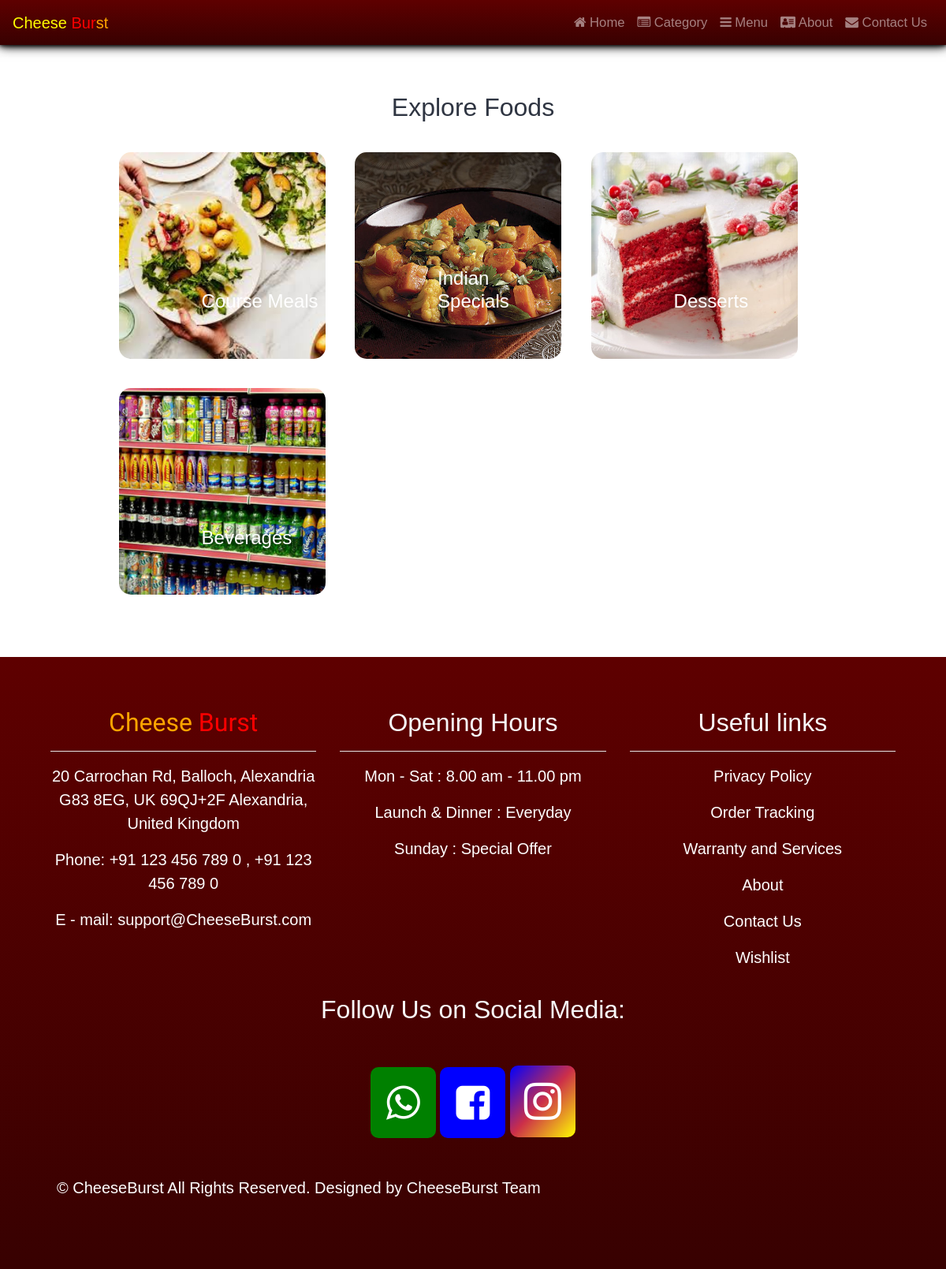
/categories.php, run on the app's committed database.
### tables this page shows
CREATE TABLE `tbl_category` (
  `id` int UNSIGNED NOT NULL,
  `title` varchar(100) NOT NULL,
  `image_name` varchar(255) NOT NULL,
  `featured` varchar(10) NOT NULL,
  `active` varchar(10) NOT NULL
);

### categories.php (the view, shortened to what this page needs)
<?php include('partials-front/menu.php'); ?>
    <section class="categories">
        <div class="container">
            <h2 class="text-center">Explore Foods</h2>
            <?php
                $sql = "SELECT * FROM tbl_category WHERE active='Yes'";
                $res = mysqli_query($conn, $sql);
                $count = mysqli_num_rows($res);
                if($count>0)
                {
                    while($row=mysqli_fetch_assoc($res))
                    {
                        $id = $row['id'];
                        $title = $row['title'];
                        $image_name = $row['image_name'];
                        ?>
                        <a href="<?php echo SITEURL; ?>category-foods.php?category_id=<?php echo $id; ?>">
                            <div class="box-3 float-container">
                                <?php
                                    if($image_name=="")
                                    {
                                        echo "<div class='error'>Image not found.</div>";
                                    }
                                    else
                                    {
                                        ?>
                                        <img src="<?php echo SITEURL; ?>images/category/<?php echo $image_name; ?>" alt="Pizza" class="img-responsive img-curve">
                                        <?php
                                    }
                                ?>
                                <h3 class="float-text text-white"><?php echo $title; ?></h3>
                            </div>
                        </a>
                        <?php
                    }
                }
                else
                {
                    echo "<div class='error'>Category not found.</div>";
                }
            ?>
        </div>
    </section>
    <?php include('partials-front/footer.php'); ?>

### css/style.css (style rules this page uses)
* { margin: 0 0; padding: 0 0; }
.container { width: 80%; margin: 0 auto; padding: 1%; }
.img-responsive { width: 100%; }
.img-curve { border-radius: 15px; }
.text-center { text-align: center; }
.text-white { color: white; }
a { color: #ff6b81; text-decoration: none; }
h2 { color: #2f3542; font-size: 2rem; margin-bottom: 2%; }
h3 { font-size: 1.5rem; }
.float-container { position: relative; }
.float-text { position: absolute; bottom: 50px; left: 40%; }
.categories { padding: 4% 0; }
.box-3 { width: 28%; float: left; margin: 2%; }

### css/footer.css (style rules this page uses)
body { margin: 0; font-size: 1rem; font-weight: 400; line-height: 1.5; color: #212529; text-align: left; background-color: #fff; overflow-x: hidden; }
a:link { color: white; }

### partials-front/menu.php (style rules this page uses)
* { margin: 0; }

### back2top.php (style rules this page uses)
body { font-family: Arial, Helvetica, sans-serif; font-size: 20px; }

### data on the page
tbl_category: image_name (picture), title "Course Meals"
tbl_category: image_name (picture), title "Indian Specials"
tbl_category: image_name (picture), title "Desserts"
tbl_category: image_name (picture), title "Beverages"
